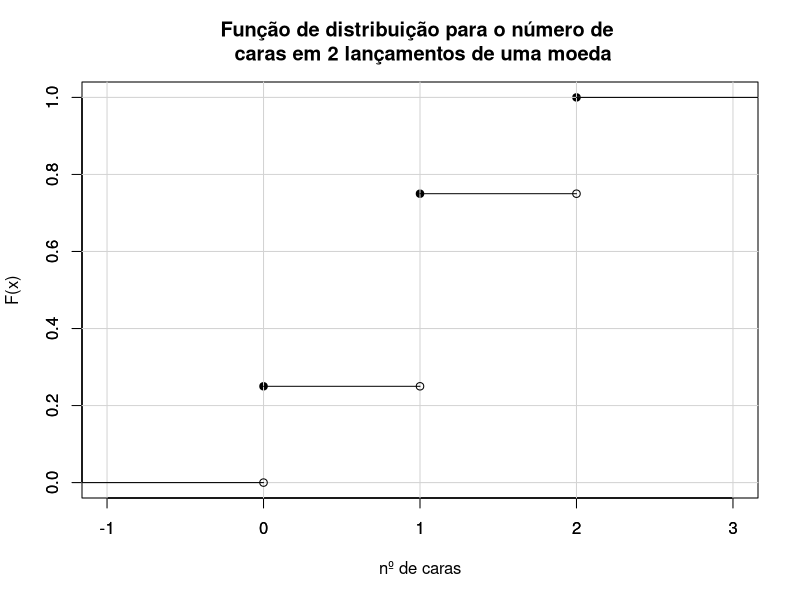
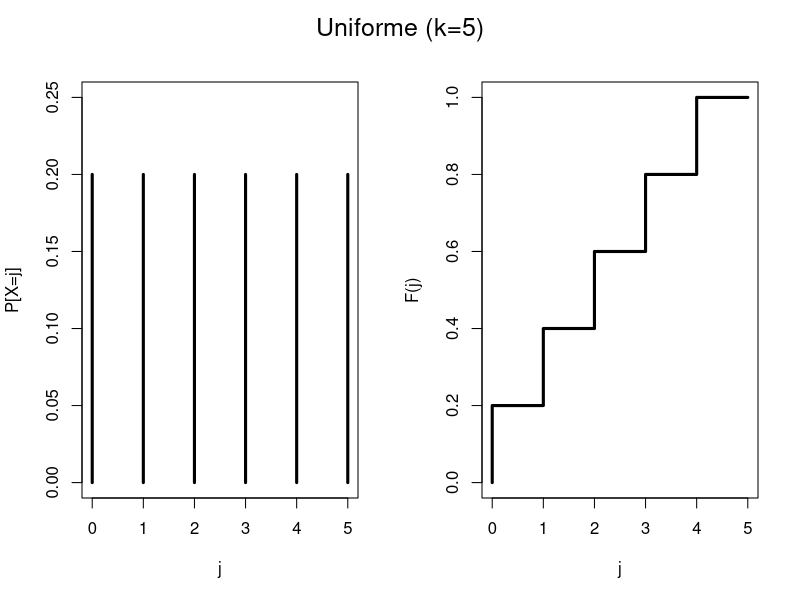
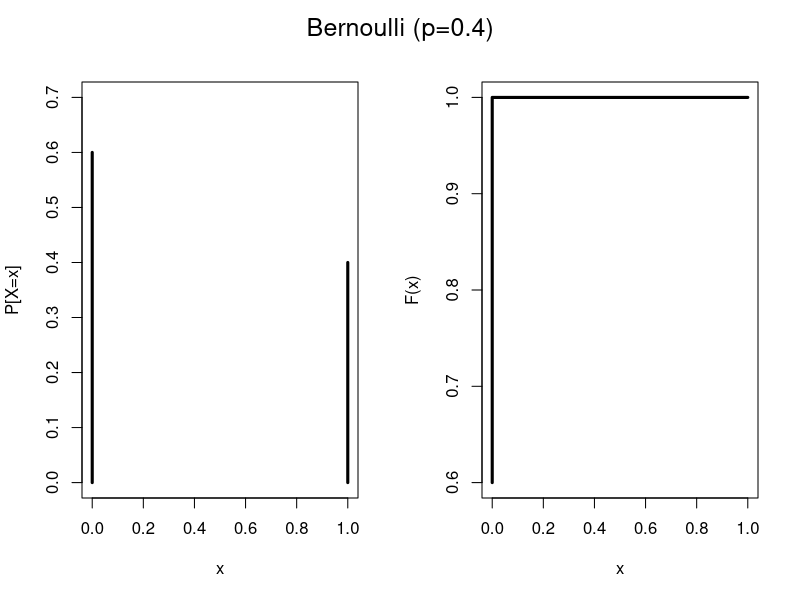
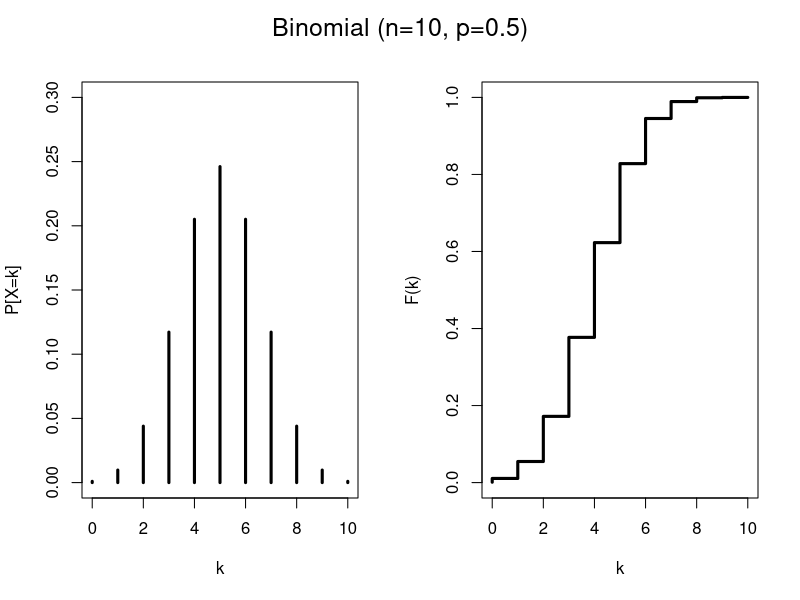
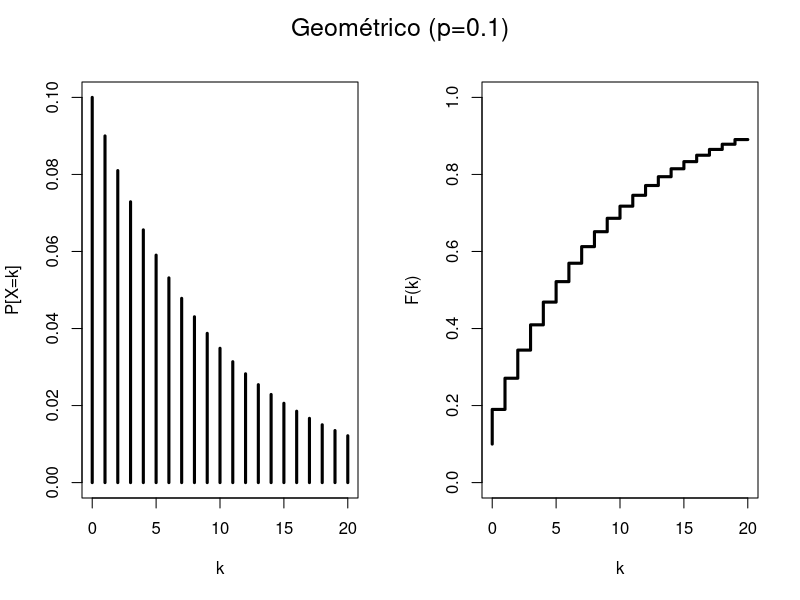
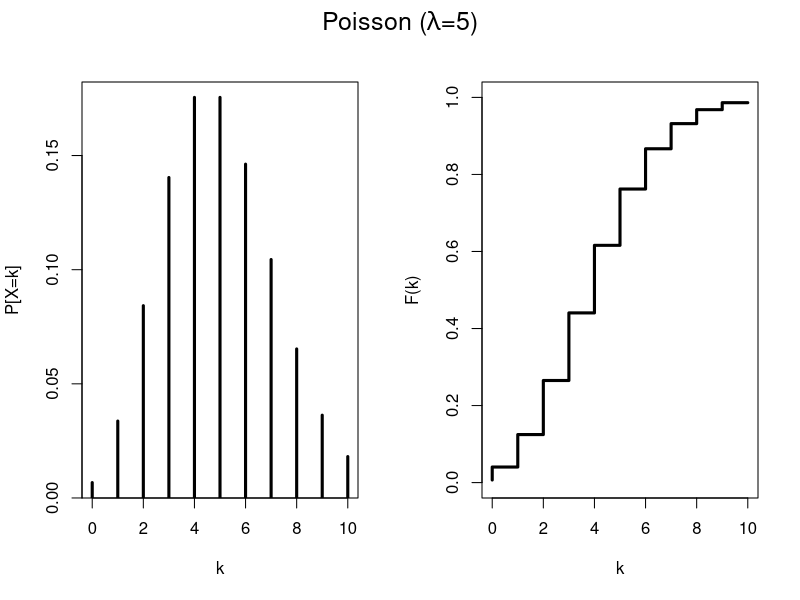
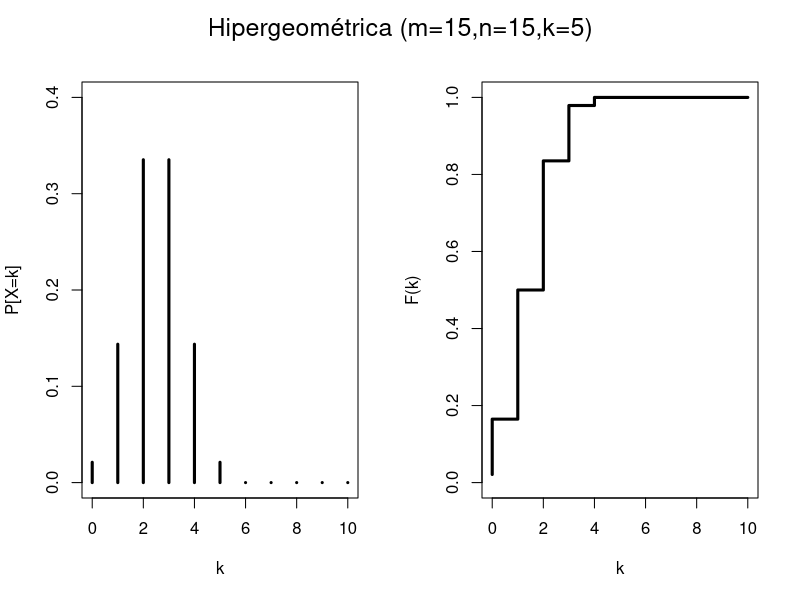

Write R code to recreate these figures, in order.
## ---- chunk 1
knitr::opts_chunk$set(echo = TRUE, cache = TRUE)
## ---- chunk 2

n <- data.frame(n = c(0,1,2), 
                fac = c(1/4, ((1/4)+(1/2)), (1/4)+(1/2)+(1/4)))

plot(n, xlim=c(-1,3), ylim=c(0,1), pch=19, 
     main="Função de distribuição para o número de \n caras em 2 lançamentos de uma moeda",
     xlab="nº de caras",
     ylab="F(x)")

axis(1, tck=1, col.ticks="light gray")
axis(2, tck=1, col.ticks="light gray", lwd.ticks="1")

lines(x = c(-2,0),
      y = c(0,0),
      col = 1)

lines(x = c(0,1),
      y = c(1/4,1/4),
      col = 1)

lines(x = c(1,2),
      y = c(((1/4)+(1/2)),((1/4)+(1/2))),
      col = 1)

lines(x = c(2,4),
      y = c(1,1),
      col = 1)

points(0,0)
points(1,1/4)
points(2,3/4)

## ---- chunk 3

# Uniforme
par(mfrow = c(1,2))

x = 0:5
pdf = dunif(x, min = 0, max = 5)
plot(x, pdf, type="h", lwd=3, col=1, 
     main="", ylim = c(0,0.25), 
     xlab = 'j', ylab = 'P[X=j]')

pac = punif(x, min = 0, max = 5)
plot(x, pac, type="S", lwd=3, col=1, 
     main="", ylim = c(0,1), 
     xlab = 'j', ylab = 'F(j)')

mtext("Uniforme (k=5)", side = 3, line = -2, outer = TRUE, cex = 1.5)

## ---- chunk 4
# Bernoulli

par(mfrow = c(1,2))

x = 0:1
pdf = dbinom(x, size = 1, p=0.4)
plot(x, pdf, type="h", lwd=3, col=1, 
     main="", ylim = c(0,0.7), 
     xlab = 'x', ylab = 'P[X=x]')

pac = pbinom(x, size = 1, p=0.4)
plot(x, pac, type="S", lwd=3, col=1, 
     main="", ylim = c(0.6,1), 
     xlab = 'x', ylab = 'F(x)')

mtext("Bernoulli (p=0.4)", side = 3, line = -2, outer = TRUE, cex = 1.5)

## ---- chunk 5
# Binomial

par(mfrow = c(1,2))

x = 0:10
pdf = dbinom(x, size = 10, p=0.5)
plot(x, pdf, type="h", lwd=3, col=1, 
     main="", ylim = c(0,0.3),
     xlab = 'k', ylab = 'P[X=k]')

pac = pbinom(x, size = 10, p=0.5)
plot(x, pac, type="S", lwd=3, col=1, 
     main="", ylim = c(0,1), 
     xlab = 'k', ylab = 'F(k)')

mtext("Binomial (n=10, p=0.5)", side = 3, line = -2, outer = TRUE, cex = 1.5)

## ---- chunk 6
# Geométrico

par(mfrow = c(1,2))

x = 0:20
pdf = dgeom(x, prob = 0.1)
plot(x, pdf, type="h", lwd=3, col=1, 
     main="", ylim = c(0,0.1),
     xlab = 'k', ylab = 'P[X=k]')

pac = pgeom(x, prob = 0.1)
plot(x, pac, type="S", lwd=3, col=1, 
     main="", ylim = c(0,1), 
     xlab = 'k', ylab = 'F(k)')

mtext("Geométrico (p=0.1)", side = 3, line = -2, outer = TRUE, cex = 1.5)

## ---- chunk 7
# Poisson

par(mfrow = c(1,2))

x = 0:10
pdf = dpois(x, 5)
plot(x, pdf, type="h", lwd=3, col=1, xlab = 'k', ylab = 'P[X=k]',
     main = "")

pac = ppois(x, 5)
plot(x, pac, type="S", lwd=3, col=1, 
     main="", ylim = c(0,1), 
     xlab = 'k', ylab = 'F(k)')

mtext(expression(paste("Poisson (", lambda, "=5)")), side = 3, line = -2, outer = TRUE, cex = 1.5)

## ---- chunk 8

# Hipergeométrica

par(mfrow = c(1,2))

x = 0:10
pdf = dhyper(x,m=15,n=15,k=5)
plot(x, pdf, type="h", lwd=3, col=1, xlab = 'k', ylab = 'P[X=k]',
     main = "", ylim = c(0,0.4))

pac = phyper(x,m=15,n=15,k=5)
plot(x, pac, type="S", lwd=3, col=1, 
     main="", ylim = c(0,1), 
     xlab = 'k', ylab = 'F(k)')

mtext("Hipergeométrica (m=15,n=15,k=5)", side = 3, line = -2, outer = TRUE, cex = 1.5)

